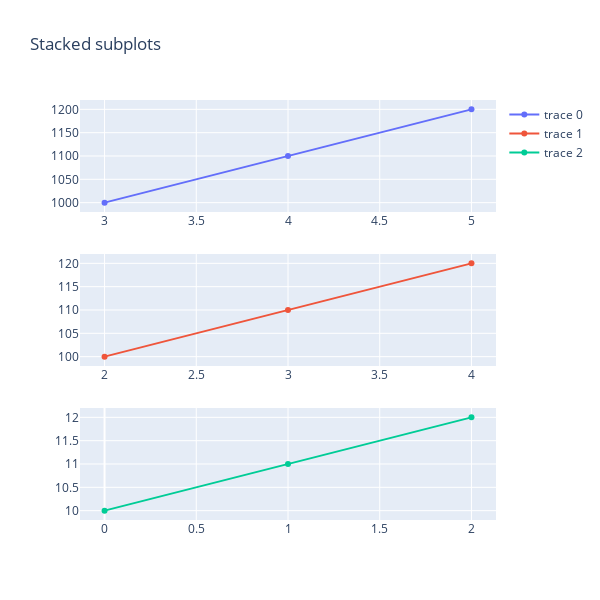

The notebook cell this image was saved under:
### Markdown cell above
<h4 id="Stacked-Subplots">Stacked Subplots<a class="anchor-link" href="#Stacked-Subplots">¶</a></h4><p>Here is an example of creating a figure with two vertically stacked subplots.</p>

### Code cell
from plotly.subplots import make_subplots
import plotly.graph_objects as go

fig = make_subplots(rows=3, cols=1)

fig.append_trace(go.Scatter(
    x=[3, 4, 5],
    y=[1000, 1100, 1200],
), row=1, col=1)

fig.append_trace(go.Scatter(
    x=[2, 3, 4],
    y=[100, 110, 120],
), row=2, col=1)

fig.append_trace(go.Scatter(
    x=[0, 1, 2],
    y=[10, 11, 12]
), row=3, col=1)


fig.update_layout(height=600, width=600, title_text="Stacked subplots")
fig.show()

### Figure 1 — Plotly figure (JSON) as saved in the notebook; plotly's stock layout.template omitted (floating-point values rounded to 4 significant figures)
{"data": [{"type": "scatter", "x": [3, 4, 5], "xaxis": "x", "y": [1000, 1100, 1200], "yaxis": "y"}, {"type": "scatter", "x": [2, 3, 4], "xaxis": "x2", "y": [100, 110, 120], "yaxis": "y2"}, {"type": "scatter", "x": [0, 1, 2], "xaxis": "x3", "y": [10, 11, 12], "yaxis": "y3"}], "layout": {"height": 600, "title": {"text": "Stacked subplots"}, "width": 600, "xaxis": {"anchor": "y", "domain": [0, 1]}, "xaxis2": {"anchor": "y2", "domain": [0, 1]}, "xaxis3": {"anchor": "y3", "domain": [0, 1]}, "yaxis": {"anchor": "x", "domain": [0.7333, 1]}, "yaxis2": {"anchor": "x2", "domain": [0.3667, 0.6333]}, "yaxis3": {"anchor": "x3", "domain": [0, 0.2667]}}}
